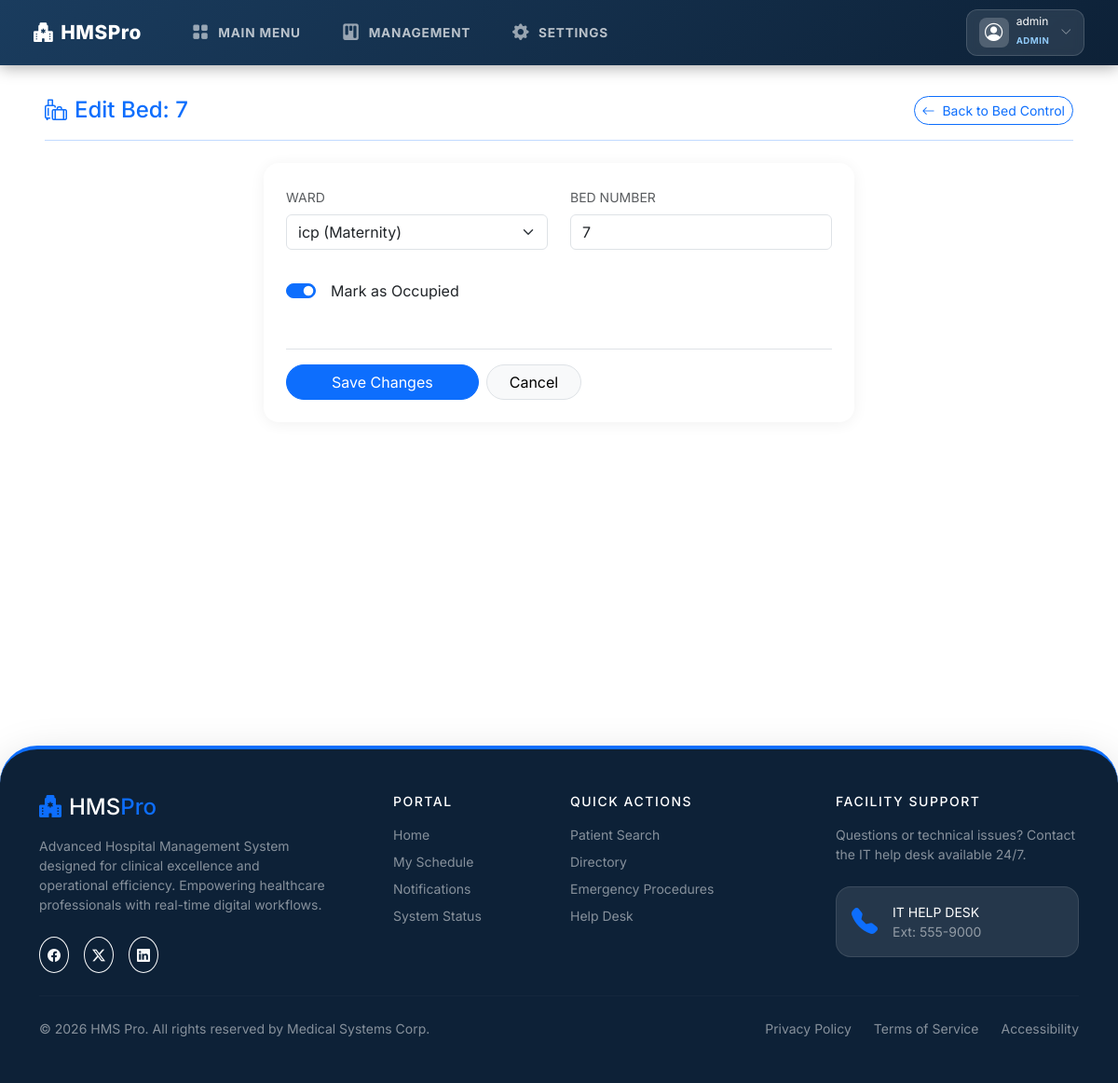
Page /beds/bed/1/edit/ (signed in) on the committed database.
### accounts/models.py (models this page shows, shortened)
class CustomUser(AbstractUser):
    ROLE_CHOICES = [
        ('Doctor', 'Doctor'),
        ('Reception', 'Reception'),
        ('Lab', 'Laboratory Staff'),
        ('Pharmacy', 'Pharmacist'),
        ('Payments', 'Billing Staff'),
        ('Nurse', 'Nurse'),
        ('WardManager', 'Ward Manager'),
        ('Admin', 'Administrator'),
    ]
    email = models.EmailField(unique=True)
    first_name = models.CharField(max_length=50)
    last_name = models.CharField(max_length=50)
    role = models.CharField(max_length=20, choices=ROLE_CHOICES, verbose_name="Select Role")
    phone = models.CharField(max_length=15, blank=True, null=True)
    address = models.TextField(blank=True, null=True)
    is_on_duty = models.BooleanField(default=True)
    schedule = models.CharField(max_length=100, blank=True, null=True) # e.g. Mon-Fri 08:00-16:00
    created_at = models.DateTimeField(default=timezone.now, editable=False)
    updated_at = models.DateTimeField(auto_now=True)
    employee_id = models.CharField(max_length=20, blank=True, null=True)  # Staff ID
    department = models.CharField(max_length=50, blank=True, null=True)   # e.g., Cardiology, Pharmacy
    profile_photo = models.ImageField(upload_to='profile_photos/', blank=True, null=True)

### beds/models.py (models this page shows, shortened)
class Bed(models.Model):
    ward = models.ForeignKey(Ward, on_delete=models.CASCADE, related_name='beds')
    bed_number = models.CharField(max_length=20)
    is_occupied = models.BooleanField(default=False)
    current_patient = models.ForeignKey(
        'patients.Patient',
        on_delete=models.SET_NULL,
        null=True,
        blank=True,
        related_name='assigned_bed'
    )

### beds/views.py (the view)
# urls.py: path('bed/<int:pk>/edit/', views.edit_bed, name='edit_bed'),
@login_required
def edit_bed(request, pk):
    if request.user.role not in ['Admin', 'WardManager'] and not request.user.is_superuser:
        return redirect('redirect_dashboard')
    bed = get_object_or_404(Bed, pk=pk)
    form = BedForm(request.POST or None, instance=bed)
    if request.method == 'POST' and form.is_valid():
        form.save()
        messages.success(request, f'Bed {bed.bed_number} updated successfully.')
        return redirect('manage_beds')
    return render(request, 'beds/edit_bed.html', {
        'form': form,
        'bed': bed,
        'page_title': f'Edit Bed: {bed.bed_number}',
    })

### beds/forms.py
class BedForm(forms.ModelForm):
    class Meta:
        model = Bed
        fields = ['ward', 'bed_number', 'is_occupied']
        widgets = {
            'ward': forms.Select(attrs={'class': 'form-select'}),
            'bed_number': forms.TextInput(attrs={'class': 'form-control', 'placeholder': 'e.g. B-101'}),
            'is_occupied': forms.CheckboxInput(attrs={'class': 'form-check-input'}),
        }

### beds/models.py (called while the page is built)
    def __str__(self):
        return f"{self.name} ({self.ward_type})"

### templates/beds/edit_bed.html (shortened to what this page needs)
{% extends 'base.html' %}
{% block content %}
<div class="d-flex align-items-center justify-content-between mb-4 pb-3 border-bottom border-primary border-opacity-25 mt-2">
    <h4 class="fw-800 text-primary mb-0"><i class="bi bi-luggage me-2"></i>{{ page_title }}</h4>
    <a href="{% url 'manage_beds' %}" class="btn btn-outline-primary btn-sm rounded-pill fw-700">
        <i class="bi bi-arrow-left me-1"></i> Back to Bed Control
    </a>
</div>
<div class="row justify-content-center">
    <div class="col-lg-7">
        <div class="hms-card">
            <div class="card-body p-4">
                <form method="POST">
                    <div class="row g-4">
                        <div class="col-md-6">
                            <label class="form-label fw-800 small text-muted text-uppercase">Ward</label>
                            {{ form.ward }}
                        </div>
                        <div class="col-md-6">
                            <label class="form-label fw-800 small text-muted text-uppercase">Bed Number</label>
                            {{ form.bed_number }}
                        </div>
                        <div class="col-md-12">
                            <div class="form-check form-switch mt-2">
                                {{ form.is_occupied }}
                                <label class="form-check-label fw-700 ms-2">Mark as Occupied</label>
                            </div>
                        </div>
                    </div>
                    <div class="mt-5 pt-3 border-top d-flex gap-2">
                        <button type="submit" class="btn btn-primary px-5 fw-800 rounded-pill">Save Changes</button>
                        <a href="{% url 'manage_beds' %}" class="btn btn-light border px-4 fw-800 rounded-pill">Cancel</a>
                    </div>
                </form>
            </div>
        </div>
    </div>
</div>
{% endblock %}

### templates/base.html (shortened to what this page needs)
<!DOCTYPE html>
<html lang="en">
<head>
  <link rel="stylesheet" href="https://cdn.jsdelivr.net/npm/bootstrap@5.3.3/dist/css/bootstrap.min.css">
  <link rel="stylesheet" href="https://cdn.jsdelivr.net/npm/bootstrap-icons@1.11.3/font/bootstrap-icons.min.css">
</head>
<body class="{% block body_class %}{% endblock %}">
<nav class="navbar hms-navbar fixed-top">
  <div class="container-fluid d-flex align-items-center justify-content-between">
    <div class="d-flex align-items-center">
      <a class="navbar-brand" href="{% url 'home' %}">
        <i class="bi bi-hospital-fill me-2"></i>HMS<span>Pro</span>
      </a>
      {% include 'includes/nav_links.html' %}
    </div>
    <div class="d-flex align-items-center gap-2">
      {% if user.is_authenticated %}
        <div class="dropdown">
          <button class="profile-angle-btn d-flex align-items-center gap-2" data-bs-toggle="dropdown">
            <div class="profile-avatar">
              <i class="bi bi-person-circle"></i>
            </div>
            <div class="profile-info d-none d-sm-block text-start">
              <span class="d-block fw-800 text-white lh-1" style="font-size: 0.75rem;">{{ user.get_full_name|default:user.username }}</span>
              <span class="badge-role-mini">{{ user.role|default:"Staff" }}</span>
            </div>
            <i class="bi bi-chevron-down text-white fs-xs opacity-50 ms-1"></i>
          </button>
        </div>
      {% else %}
        <a href="{% url 'login' %}" class="btn btn-sm btn-primary fw-700 px-3 rounded-pill">
          <i class="bi bi-lock-fill me-1"></i>Secure Login
        </a>
      {% endif %}
    </div>
  </div>
</nav>
<div class="hms-main" style="margin-top:60px;">
  {% block content %}{% endblock %}
</div>
{% include 'footer.html' %}
</body>
</html>

### templates/base.html (style rules this page uses)
:root { --hms-primary: #1a3c5e; --hms-accent: #2196f3; --hms-light-bg: #ffffff; --sidebar-w: 260px; }
* { font-family: 'Inter', sans-serif; }
body { background: var(--hms-light-bg); min-height: 100vh; }
.hms-navbar { background: linear-gradient(135deg, var(--hms-primary) 0%, #0d2137 100%); box-shadow: 0 2px 16px rgba(0,0,0,.35); padding: .6rem 1.5rem; }
.hms-navbar .navbar-brand { font-weight: 800; font-size: 1.3rem; color: #fff !important; letter-spacing: .5px; }
.hms-navbar .navbar-brand span { color: var(--hms-teal); }
.hms-main { padding: 2.2rem 3rem; min-height: calc(100vh - 60px); transition: all 0.3s ease; }
.hms-card { border: none; border-radius: 16px; box-shadow: 0 2px 16px rgba(0,0,0,.06); background: #fff; overflow: hidden; }
.hms-card .card-body { padding: 1.3rem 1.5rem; }
.profile-angle-btn { background: rgba(255, 255, 255, 0.1); border: 1px solid rgba(255, 255, 255, 0.15); border-radius: 12px; padding: 0.4rem 0.8rem; transition: all 0.25s ease; backdrop-filter: blur(5px); }
.profile-avatar { width: 32px; height: 32px; background: rgba(255, 255, 255, 0.2); border-radius: 8px; display: flex; align-items: center; justify-content: center; color: #fff; font-size: 1.2rem; }
.badge-role-mini { font-size: 0.6rem; font-weight: 700; color: #90caf9; text-transform: uppercase; letter-spacing: 0.5px; }
.fs-xs { font-size: 0.75rem; }

### rows in the picture
CustomUser: get_full_name "admin", role "ADMIN"
Bed: ward "icp (Maternity)", bed_number "7", is_occupied "☑"

### other values in the picture
{{ page_title }} "Edit Bed: 7"
